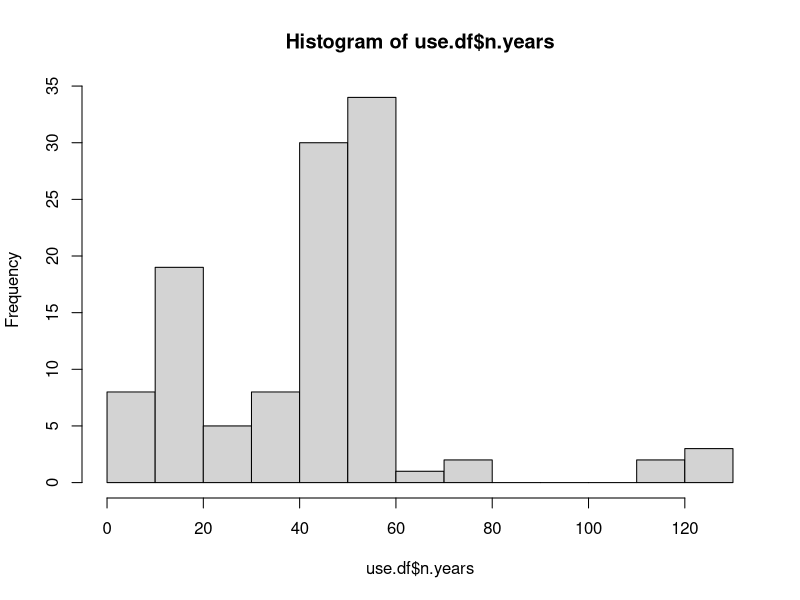
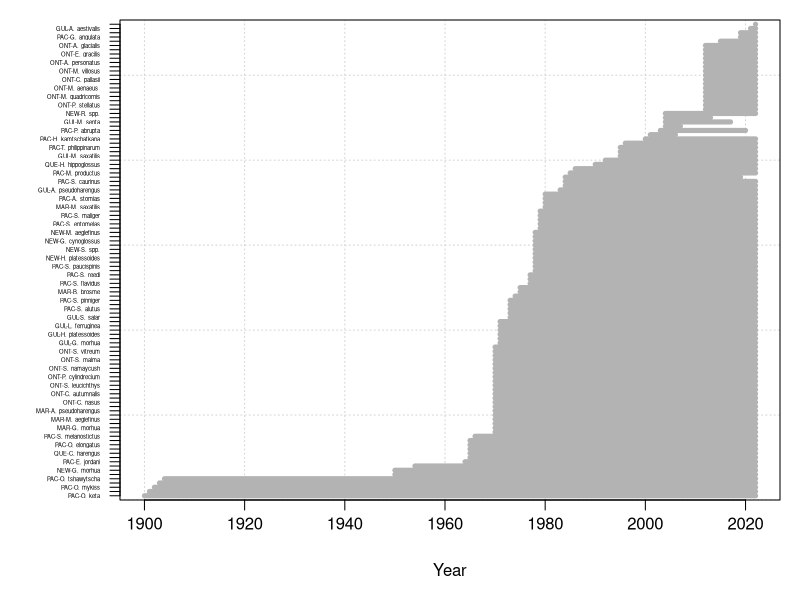

R code for these plots, in order:


in.df <- readxl::read_xlsx("./Ageing-workshop-regional-homework-all-regions.xlsx", skip=3)
in.df$ageing.structure <- in.df$`Ageing structure`
in.df$n.years <- in.df$End.year - in.df$Start.year + 1

in.df$stock <- paste0(in.df$Region.short, "-", substring(sapply(strsplit(in.df$`Scientific name`," "), "[", 1),1,1), ". ",  sapply(strsplit(in.df$`Scientific name`," "), "[", 2))

xl <- range(in.df$Start.year, na.rm=TRUE)

keep <- which(in.df$Start.year>=1900)
nn <- length(keep)

yl <- c(0,nn+1)

use.df <- in.df[keep,]

oo <- order(use.df$Start.year, decreasing=FALSE)
use.df <- use.df[oo,]

png.fn <- "orca-plot.png"
png(png.fn, width=1200, height=1800, res=150)
par(mar=c(5,6,1,1))
plot(1970, 1, type='n', xlim=xl, ylim=yl, xlab="Year", ylab="",  yaxs="i", axes=FALSE)
grid()


for(ii in 1:nrow(use.df)){
this.df <- use.df[ii, ]
segments(this.df$Start.year, ii, this.df$End.year, ii, lty=1, lwd=5, col=grey(0.7))
}

axis(side=1, padj=-0.5)
axis(side=2, at=1:nrow(use.df), labels=use.df$stock, las=1, cex.axis=0.35)

box()
dev.off()


hist(use.df$n.years, breaks=15)

